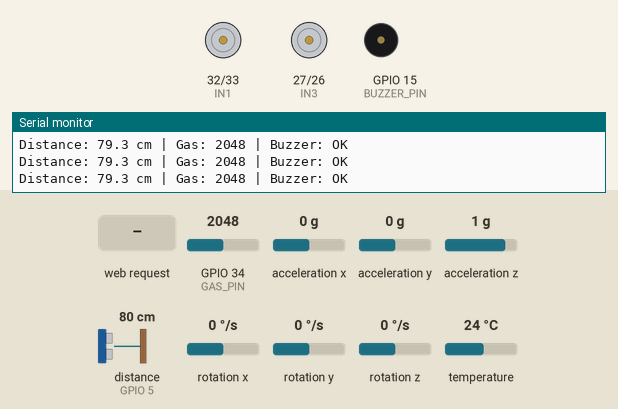
Recording of a sketch running on a simulated ESP32. Shown: motor-driver pin pairs drawn as motors (green arrow = first pin HIGH = forward, orange = second pin HIGH = backward, longer = more drive, scaled by the enable pin), buzzer (waves = sounding, pin HIGH), the last lines printed to the serial monitor. Wiring (inferred from the names in the program): ultrasonic range finder: trigger GPIO 18; echo GPIO 5. The test bench sets the inputs (shaded band); at power-on: GPIO 34 (GAS_PIN) = 2048, acceleration x 0 g, acceleration y 0 g, acceleration z 1 g, distance to the obstacle (sensor on GPIO 5) 80 cm, rotation x 0 °/s, rotation y 0 °/s, rotation z 0 °/s, temperature 24 °C. The echo pulse lasts 58.3 µs per cm; WiFi joins after 1.5 s; servers stay silent unless stated; pins used as bus, display or sensor lines are not drawn.

Above: at 3.2 s.
3.3 s: HTTP request GET /control?dir=F received
At 3.8 s:
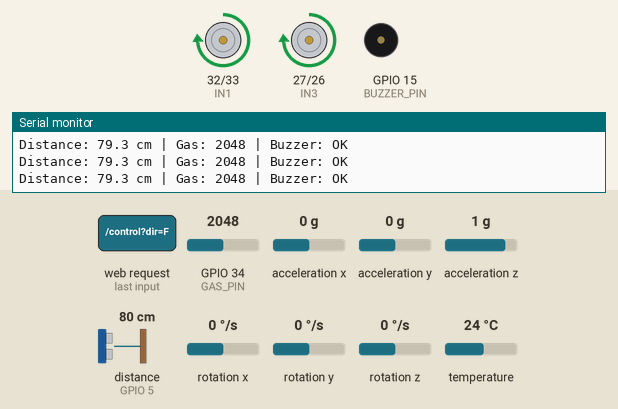
4.8 s: GPIO 34 (GAS_PIN) set to 2974
6.3 s: GPIO 34 (GAS_PIN) set to 3043
At 7.6 s:
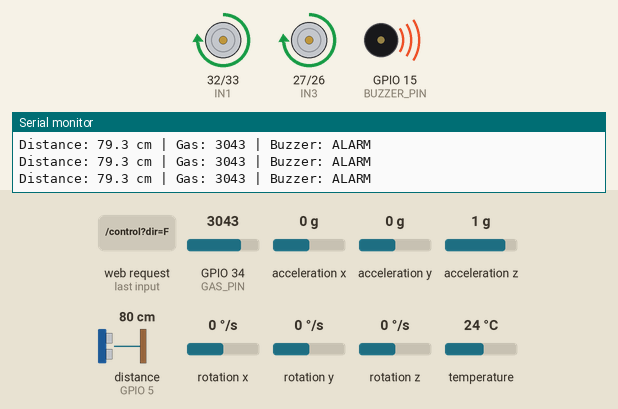
7.9 s: HTTP request GET /control?dir=B received
At 8.3 s:
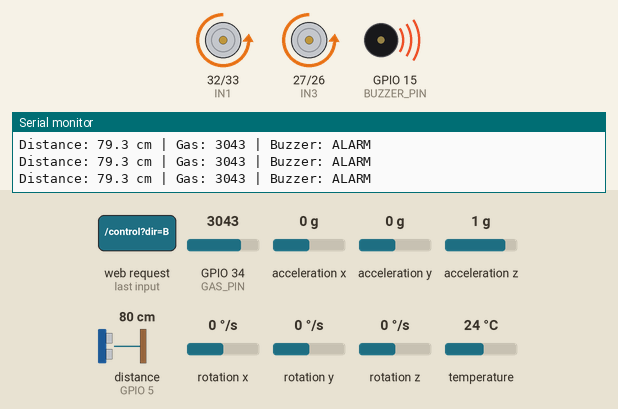
9.4 s: HTTP request GET /control?dir=L received
At 10.6 s:
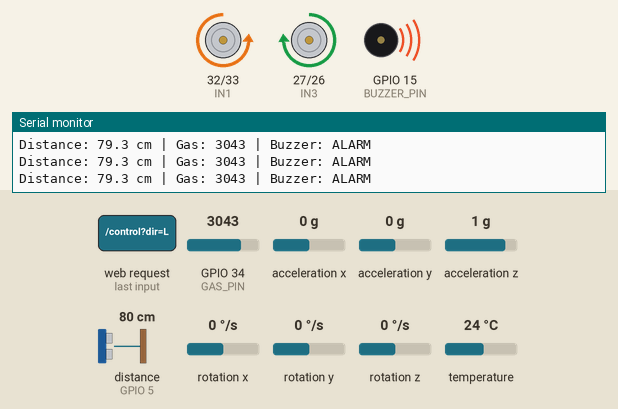
10.9 s: HTTP request GET /control?dir=R received
At 11.8 s:
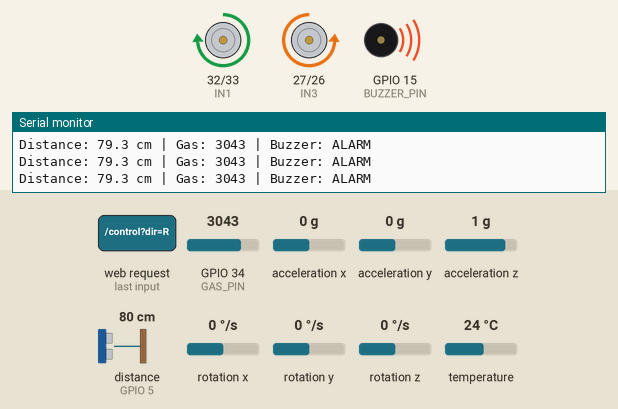
Timing chart, 0 to 13.4 s (numbered marks = the images above; inputs shaded):
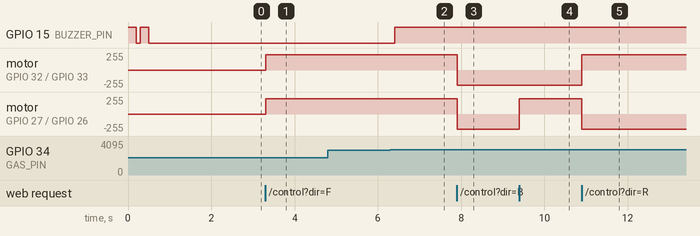

The sketch:

robot3_controller.ino
```cpp
#include <WiFi.h>
#include <WebServer.h>
#include <Wire.h>
#include <Adafruit_MPU6050.h>
#include <Adafruit_Sensor.h>

// ==========================================
// 1. WiFi Configuration
// ==========================================
const char* ssid = "Sonnet";
const char* password = "Eng_Matouk_HelloSonnet";

WebServer server(80);

// ==========================================
// 2. PIN DEFINITIONS (Verified Working)
// ==========================================
// --- Motor Side A (Left) ---
#define ENA 13
#define IN1 32
#define IN2 33

// --- Motor Side B (Right) ---
#define ENB 25
#define IN3 27
#define IN4 26

// --- Sensors & Buzzer ---
#define TRIG_PIN 18
#define ECHO_PIN 5
#define GAS_PIN 34
#define BUZZER_PIN 15

// ==========================================
// 3. Global Variables
// ==========================================
Adafruit_MPU6050 mpu;
int driveSpeed = 230;
float dist_cm = 0;
int gas_val = 0;
int gas_limit = 3000; // UPDATED: High threshold for serious gas detection
float ax = 0, ay = 0;

unsigned long last_update = 0;

// ==========================================
// 4. English Dashboard UI
// ==========================================
const char INDEX_HTML[] PROGMEM = R"rawliteral(
<!DOCTYPE html>
<html>
<head>
  <title>Swarm Node Control</title>
  <meta name="viewport" content="width=device-width, initial-scale=1">
  <style>
    body { font-family: 'Segoe UI', sans-serif; background: #121212; color: #eee; text-align: center; }
    .status-card { background: #1e1e1e; padding: 20px; border-radius: 15px; margin: 15px auto; width: 85%; max-width: 350px; border: 1px solid #333; }
    .val { font-size: 28px; color: #00ffcc; font-weight: bold; }
    .alarm { color: #ff3e3e; font-weight: bold; animation: blink 1s infinite; }
    @keyframes blink { 50% { opacity: 0; } }
    .btn { background: #007bff; border: none; color: #fff; padding: 18px; font-size: 20px; border-radius: 12px; margin: 8px; width: 110px; cursor: pointer; }
    .btn:active { background: #0056b3; transform: scale(0.95); }
    .stop-btn { background: #dc3545; width: 130px; }
  </style>
</head>
<body>
  <h1>🛰️ SWARM NODE V1</h1>
  <div class="status-card">
    <p>Ultrasonic: <span id="dist" class="val">0</span> cm</p>
    <p>Gas Level: <span id="gas" class="val">0</span> <span id="warn"></span></p>
    <p>Tilt X: <span id="tx">0</span> | Y: <span id="ty">0</span></p>
  </div>
  <div class="status-card">
    <button class="btn" onmousedown="cmd('F')" onmouseup="cmd('S')">UP</button><br>
    <button class="btn" onmousedown="cmd('L')" onmouseup="cmd('S')">LEFT</button>
    <button class="btn stop-btn" onclick="cmd('S')">STOP</button>
    <button class="btn" onmousedown="cmd('R')" onmouseup="cmd('S')">RIGHT</button><br>
    <button class="btn" onmousedown="cmd('B')" onmouseup="cmd('S')">DOWN</button>
  </div>
  <script>
    setInterval(() => {
      fetch('/telemetry').then(r => r.json()).then(data => {
        document.getElementById('dist').innerText = data.d;
        document.getElementById('gas').innerText = data.g;
        document.getElementById('tx').innerText = data.x;
        document.getElementById('ty').innerText = data.y;
        document.getElementById('warn').innerText = data.a ? " (DANGER!)" : " (OK)";
        document.getElementById('warn').className = data.a ? "alarm" : "";
      });
    }, 500);
    function cmd(dir) { fetch('/control?dir=' + dir); }
  </script>
</body>
</html>
)rawliteral";

// ==========================================
// 5. Navigation Logic
// ==========================================
void stop() {
  analogWrite(ENA, 0); analogWrite(ENB, 0);
  digitalWrite(IN1, LOW); digitalWrite(IN2, LOW);
  digitalWrite(IN3, LOW); digitalWrite(IN4, LOW);
}

void forward() {
  analogWrite(ENA, driveSpeed); analogWrite(ENB, driveSpeed);
  digitalWrite(IN1, HIGH); digitalWrite(IN2, LOW);
  digitalWrite(IN3, HIGH); digitalWrite(IN4, LOW);
}

void backward() {
  analogWrite(ENA, driveSpeed); analogWrite(ENB, driveSpeed);
  digitalWrite(IN1, LOW); digitalWrite(IN2, HIGH);
  digitalWrite(IN3, LOW); digitalWrite(IN4, HIGH);
}

void left() {
  analogWrite(ENA, driveSpeed); analogWrite(ENB, driveSpeed);
  digitalWrite(IN1, LOW); digitalWrite(IN2, HIGH);
  digitalWrite(IN3, HIGH); digitalWrite(IN4, LOW);
}

void right() {
  analogWrite(ENA, driveSpeed); analogWrite(ENB, driveSpeed);
  digitalWrite(IN1, HIGH); digitalWrite(IN2, LOW);
  digitalWrite(IN3, LOW); digitalWrite(IN4, HIGH);
}

// ==========================================
// 6. Setup
// ==========================================
void setup() {
  Serial.begin(115200);

  pinMode(ENA, OUTPUT); pinMode(ENB, OUTPUT);
  pinMode(IN1, OUTPUT); pinMode(IN2, OUTPUT);
  pinMode(IN3, OUTPUT); pinMode(IN4, OUTPUT);
  pinMode(BUZZER_PIN, OUTPUT);
  pinMode(TRIG_PIN, OUTPUT); pinMode(ECHO_PIN, INPUT);

  // Startup Test Beep
  digitalWrite(BUZZER_PIN, HIGH); delay(200); digitalWrite(BUZZER_PIN, LOW);
  delay(100);
  digitalWrite(BUZZER_PIN, HIGH); delay(200); digitalWrite(BUZZER_PIN, LOW);

  Wire.begin(21, 22);
  mpu.begin();

  WiFi.begin(ssid, password);
  while (WiFi.status() != WL_CONNECTED) { delay(500); Serial.print("."); }
  Serial.println("\nWiFi Ready! IP: " + WiFi.localIP().toString());

  server.on("/", []() { server.send(200, "text/html", INDEX_HTML); });
  server.on("/telemetry", []() {
    String json = "{\"d\":" + String(dist_cm) + ",\"g\":" + String(gas_val) +
                  ",\"x\":" + String(ax) + ",\"y\":" + String(ay) +
                  ",\"a\":" + String(gas_val > gas_limit ? 1 : 0) + "}";
    server.send(200, "application/json", json);
  });
  server.on("/control", []() {
    String d = server.arg("dir");
    if (d == "F") forward(); else if (d == "B") backward();
    else if (d == "L") left(); else if (d == "R") right();
    else stop();
    server.send(200, "text/plain", "OK");
  });
  server.begin();
}

// ==========================================
// 7. Loop
// ==========================================
void loop() {
  server.handleClient();

  if (millis() - last_update > 250) {
    // Distance
    digitalWrite(TRIG_PIN, LOW); delayMicroseconds(2);
    digitalWrite(TRIG_PIN, HIGH); delayMicroseconds(10);
    digitalWrite(TRIG_PIN, LOW);
    dist_cm = pulseIn(ECHO_PIN, HIGH, 30000) * 0.034 / 2;

    // Gas & Alarm Logic
    gas_val = analogRead(GAS_PIN);
    // Buzzer will only turn ON if gas level exceeds 3000
    digitalWrite(BUZZER_PIN, (gas_val > gas_limit) ? HIGH : LOW);

    // MPU6050
    sensors_event_t a, g, t;
    mpu.getEvent(&a, &g, &t);
    ax = a.acceleration.x; ay = a.acceleration.y;

    // Debugging Output
    Serial.printf("Distance: %.1f cm | Gas: %d | Buzzer: %s\n", dist_cm, gas_val, (gas_val > gas_limit ? "ALARM" : "OK"));
    last_update = millis();
  }
}
```

Measured:
- the behaviour switches between 3000 and 3001 on GPIO 34 (GAS_PIN) (found by bisection; images 1 and 2)
- after the input at 3.3 s, motor on GPIO 32 (IN1) / GPIO 33 (IN2), motor on GPIO 27 (IN3) / GPIO 26 (IN4): stopped → forward 230/255 at once
- after the input at 6.3 s, GPIO 15 (BUZZER_PIN): LOW → HIGH after 0.11 s
- after the input at 7.9 s, motor on GPIO 32 (IN1) / GPIO 33 (IN2), motor on GPIO 27 (IN3) / GPIO 26 (IN4): forward 230/255 → backward 230/255 at once
- after the input at 9.4 s, motor on GPIO 27 (IN3) / GPIO 26 (IN4): backward 230/255 → forward 230/255 at once
- after the input at 10.9 s, motor on GPIO 32 (IN1) / GPIO 33 (IN2): backward 230/255 → forward 230/255 at once; motor on GPIO 27 (IN3) / GPIO 26 (IN4): forward 230/255 → backward 230/255 at once
